Frame 1 (no input): blank canvas, image omitted
Frame 60 (the mouse pressed at the canvas centre just before this capture): blank canvas, image omitted
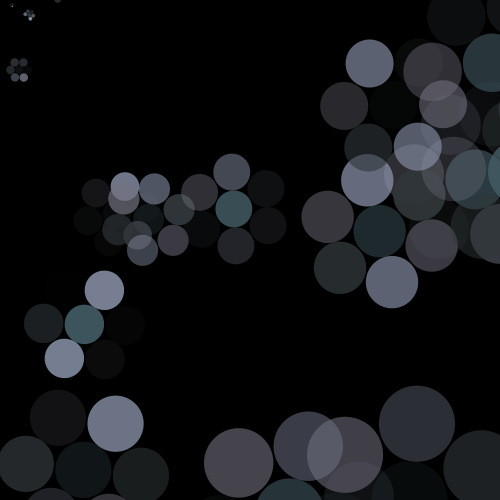
Frame 120 (the mouse held since frame 60 and released just before this capture)

The Processing sketch whose frames 1 and 60 were blank and that drew this single picture after the mouse press (run headless with seeded random() and noise(); from frame 60 on, the mouse is pressed at the canvas centre):

// Processing sketch: processing_31563
// ── processing_31563.pde


void setup(){
  size(500,500);
  background(0);
  
 
}

void draw(){
  if (mousePressed == true){
 
  
  noStroke();
  scale(random(2));
  rotate(random(180));
  smooth();
  fill(68,93,102,random(250));
  ellipse(mouseX+50,mouseY+50,50,50);
  
  noStroke();
  scale(1,1,random(3));
  smooth();
  fill(143,152,176,random(250));
  ellipse(mouseX+50,mouseY+0,50,50);
  
  noStroke();
  smooth();
  fill(143,152,176,random(250));
  ellipse(mouseX+50,mouseY+100,50,50);
  
  noStroke();
  smooth();
  fill(115,113,128,random(250));
  ellipse(mouseX+5,mouseY+25,50,50);
  
  noStroke();
  scale(1,1,random(2));
  smooth();
  fill(115,113,128,random(250));
  ellipse(mouseX+95,mouseY+75,50,50);
  
  noStroke();
  smooth();
  fill(48,54,57,random(250));
  ellipse(mouseX+5,mouseY+75,50,50);
  
  noStroke();
  smooth();
  fill(48,54,57,random(250));
  ellipse(mouseX+95,mouseY+25,50,50);
}
}
